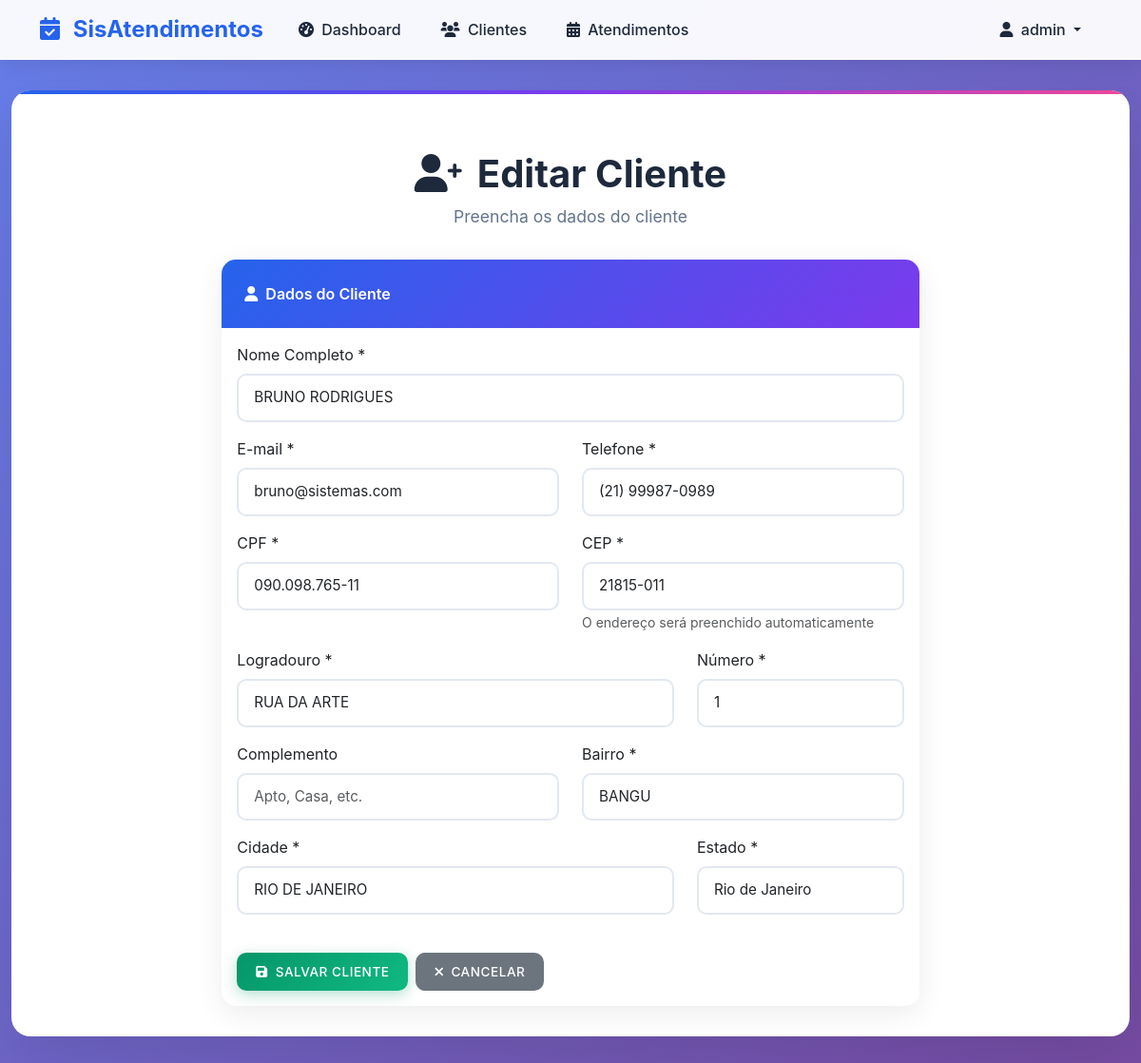
/clientes/1/editar/ (signed in), run on the app's committed database.
### core/models.py (models this page shows, shortened)
class Cliente(models.Model):
    nome = models.CharField(max_length=100, verbose_name="Nome completo")
    email = models.EmailField(unique=True, verbose_name="E-mail")
    telefone = models.CharField(
        max_length=15,
        validators=[RegexValidator(r'^\(\d{2}\)\s\d{4,5}-\d{4}$', 'Formato: (11) 99999-9999')],
        verbose_name="Telefone"
    )
    cpf = models.CharField(
        max_length=14,
        unique=True,
        validators=[RegexValidator(r'^\d{3}\.\d{3}\.\d{3}-\d{2}$', 'Formato: 000.000.000-00')],
        verbose_name="CPF"
    )
    cep = models.CharField(
        max_length=9,
        validators=[RegexValidator(r'^\d{5}-\d{3}$', 'Formato: 00000-000')],
        verbose_name="CEP"
    )
    logradouro = models.CharField(max_length=200, verbose_name="Logradouro")
    numero = models.CharField(max_length=10, verbose_name="Número")
    complemento = models.CharField(max_length=100, blank=True, null=True, verbose_name="Complemento")
    bairro = models.CharField(max_length=100, verbose_name="Bairro")
    cidade = models.CharField(max_length=100, verbose_name="Cidade")
    estado = models.CharField(max_length=2, verbose_name="Estado")
    created_at = models.DateTimeField(auto_now_add=True)
    updated_at = models.DateTimeField(auto_now=True)
    class Meta:
        verbose_name = "Cliente"
        verbose_name_plural = "Clientes"
        ordering = ['nome']

### core/views.py (the view)
# urls.py: path('clientes/<int:pk>/editar/', views.cliente_update_view, name='cliente_update'),
@login_required
def cliente_update_view(request, pk):
    cliente = get_object_or_404(Cliente, pk=pk)
    if request.method == 'POST':
        form = ClienteForm(request.POST, instance=cliente)
        if form.is_valid():
            try:
                form.save()
                messages.success(request, 'Cliente atualizado com sucesso!')
                return redirect('cliente_list')
            except Exception as e:
                messages.error(request, 'Erro ao atualizar cliente.')
        else:
            messages.error(request, 'Erro no formulário. Verifique os dados informados.')
    else:
        form = ClienteForm(instance=cliente)
    return render(request, 'core/cliente_form.html', {'form': form, 'title': 'Editar Cliente'})

### core/templates/core/cliente_form.html (shortened to what this page needs)
{% extends 'core/base.html' %}
{% block content %}
<div class="main-content animate-fade-in">
    <div class="page-header">
        <h1><i class="fas fa-user-plus me-3"></i>{{ title }}</h1>
        <p>Preencha os dados do cliente</p>
    </div>
    <div class="row">
        <div class="col-lg-8 mx-auto">
            <div class="card">
                <div class="card-header">
                    <i class="fas fa-user me-2"></i>Dados do Cliente
                </div>
                <div class="card-body">
                    <form method="post" id="clienteForm">
                        <div class="row">
                            <div class="col-md-12 mb-3">
                                <label for="id_nome" class="form-label">Nome Completo *</label>
                                {{ form.nome }}
                            </div>
                        </div>
                        <div class="row">
                            <div class="col-md-6 mb-3">
                                <label for="id_email" class="form-label">E-mail *</label>
                                {{ form.email }}
                            </div>
                            <div class="col-md-6 mb-3">
                                <label for="id_telefone" class="form-label">Telefone *</label>
                                {{ form.telefone }}
                            </div>
                        </div>
                        <div class="row">
                            <div class="col-md-6 mb-3">
                                <label for="id_cpf" class="form-label">CPF *</label>
                                {{ form.cpf }}
                            </div>
                            <div class="col-md-6 mb-3">
                                <label for="id_cep" class="form-label">CEP *</label>
                                {{ form.cep }}
                                <small class="form-text text-muted">O endereço será preenchido automaticamente</small>
                            </div>
                        </div>
                        <div class="row">
                            <div class="col-md-8 mb-3">
                                <label for="id_logradouro" class="form-label">Logradouro *</label>
                                {{ form.logradouro }}
                            </div>
                            <div class="col-md-4 mb-3">
                                <label for="id_numero" class="form-label">Número *</label>
                                {{ form.numero }}
                            </div>
                        </div>
                        <div class="row">
                            <div class="col-md-6 mb-3">
                                <label for="id_complemento" class="form-label">Complemento</label>
                                {{ form.complemento }}
                            </div>
                            <div class="col-md-6 mb-3">
                                <label for="id_bairro" class="form-label">Bairro *</label>
                                {{ form.bairro }}
                            </div>
                        </div>
                        <div class="row">
                            <div class="col-md-8 mb-3">
                                <label for="id_cidade" class="form-label">Cidade *</label>
                                {{ form.cidade }}
                            </div>
                            <div class="col-md-4 mb-3">
                                <label for="id_estado" class="form-label">Estado *</label>
                                {{ form.estado }}
                            </div>
                        </div>
                        <div class="row mt-4">
                            <div class="col-12">
                                <div class="d-flex gap-2">
                                    <button type="submit" class="btn btn-success">
                                        <i class="fas fa-save me-2"></i>Salvar Cliente
                                    </button>
                                    <a href="{% url 'cliente_list' %}" class="btn btn-secondary">
                                        <i class="fas fa-times me-2"></i>Cancelar
                                    </a>
                                </div>
                            </div>
                        </div>
                    </form>
                </div>
            </div>
        </div>
    </div>
</div>
{% endblock %}

### core/templates/core/base.html (shortened to what this page needs)
<!DOCTYPE html>
<html lang="pt-br">
<head>
    <link href="https://cdnjs.cloudflare.com/ajax/libs/bootstrap/5.3.0/css/bootstrap.min.css" rel="stylesheet">
    <link href="https://cdnjs.cloudflare.com/ajax/libs/bootstrap-icons/1.10.0/font/bootstrap-icons.min.css" rel="stylesheet">
    <link href="https://cdnjs.cloudflare.com/ajax/libs/font-awesome/6.0.0/css/all.min.css" rel="stylesheet">
</head>
<body>
    {% if user.is_authenticated %}
    <nav class="navbar navbar-expand-lg">
        <div class="container">
            <a class="navbar-brand" href="{% url 'dashboard' %}">
                <i class="fas fa-calendar-check me-2"></i>
                SisAtendimentos
            </a>
            <div class="collapse navbar-collapse" id="navbarNav">
                <ul class="navbar-nav me-auto">
                    <li class="nav-item">
                        <a class="nav-link" href="{% url 'dashboard' %}">
                            <i class="fas fa-tachometer-alt me-1"></i> Dashboard
                        </a>
                    </li>
                    <li class="nav-item">
                        <a class="nav-link" href="{% url 'cliente_list' %}">
                            <i class="fas fa-users me-1"></i> Clientes
                        </a>
                    </li>
                    <li class="nav-item">
                        <a class="nav-link" href="{% url 'atendimento_list' %}">
                            <i class="fas fa-calendar-alt me-1"></i> Atendimentos
                        </a>
                    </li>
                </ul>
                <ul class="navbar-nav">
                    <li class="nav-item dropdown">
                        <a class="nav-link dropdown-toggle" href="#" role="button" data-bs-toggle="dropdown">
                            <i class="fas fa-user me-1"></i> {{ user.first_name|default:user.username }}
                        </a>
                    </li>
                </ul>
            </div>
        </div>
    </nav>
    {% endif %}
    <div class="container-fluid">
        {% block content %}{% endblock %}
    </div>
</body>
</html>

### core/templates/core/base.html (style rules this page uses)
:root { --primary-color: #2563eb; --primary-dark: #1d4ed8; --secondary-color: #64748b; --success-color: #059669; --warning-color: #d97706; --danger-color: #dc2626; --dark-color: #1e293b; --light-color: #f8fafc; --border-color: #e2e8f0; }
body { background: linear-gradient(135deg, #667eea 0%, #764ba2 100%); min-height: 100vh; font-family: 'Inter', -apple-system, BlinkMacSystemFont, sans-serif; }
.navbar { background: rgba(255, 255, 255, 0.95) !important; backdrop-filter: blur(10px); border-bottom: 1px solid rgba(255, 255, 255, 0.2); box-shadow: 0 4px 20px rgba(0, 0, 0, 0.1); }
.navbar-brand { font-weight: 700; color: var(--primary-color) !important; font-size: 1.5rem; }
.nav-link { font-weight: 500; color: var(--dark-color) !important; transition: all 0.3s ease; border-radius: 8px; margin: 0 5px; padding: 8px 16px !important; }
.main-content { background: white; border-radius: 20px; box-shadow: 0 20px 60px rgba(0, 0, 0, 0.1); margin: 2rem auto; padding: 2rem; max-width: 1200px; position: relative; overflow: hidden; }
.main-content::before { content: ''; position: absolute; top: 0; left: 0; right: 0; height: 4px; background: linear-gradient(90deg, var(--primary-color), #7c3aed, #ec4899); }
.card { border: none; border-radius: 15px; box-shadow: 0 8px 30px rgba(0, 0, 0, 0.08); transition: all 0.3s ease; overflow: hidden; }
.card-header { background: linear-gradient(135deg, var(--primary-color), #7c3aed); color: white; border: none; padding: 1.5rem; font-weight: 600; }
.btn { border-radius: 10px; font-weight: 500; padding: 10px 20px; transition: all 0.3s ease; border: none; text-transform: uppercase; letter-spacing: 0.5px; font-size: 0.85rem; }
.btn-success { background: linear-gradient(135deg, var(--success-color), #10b981); box-shadow: 0 4px 15px rgba(5, 150, 105, 0.3); }
.form-control, .form-select { border: 2px solid #e2e8f0; border-radius: 10px; padding: 12px 16px; transition: all 0.3s ease; font-size: 0.95rem; }
.page-header { text-align: center; margin: 2rem 0; color: var(--dark-color); }
.page-header h1 { font-weight: 700; font-size: 2.5rem; margin-bottom: 0.5rem; }
.page-header p { color: var(--secondary-color); font-size: 1.1rem; }
.animate-fade-in { animation: fadeInUp 0.6s ease forwards; }

### data on the page
Cliente: nome "BRUNO RODRIGUES", email "bruno@sistemas.com", telefone "(21) 99987-0989", cpf "090.098.765-11", cep "21815-011", logradouro "RUA DA ARTE", numero "1", bairro "BANGU", cidade "RIO DE JANEIRO", estado "Rio de Janeiro"

### other printed values
{{ user.first_name|default:user.username }} "admin"
{{ title }} "Editar Cliente"
